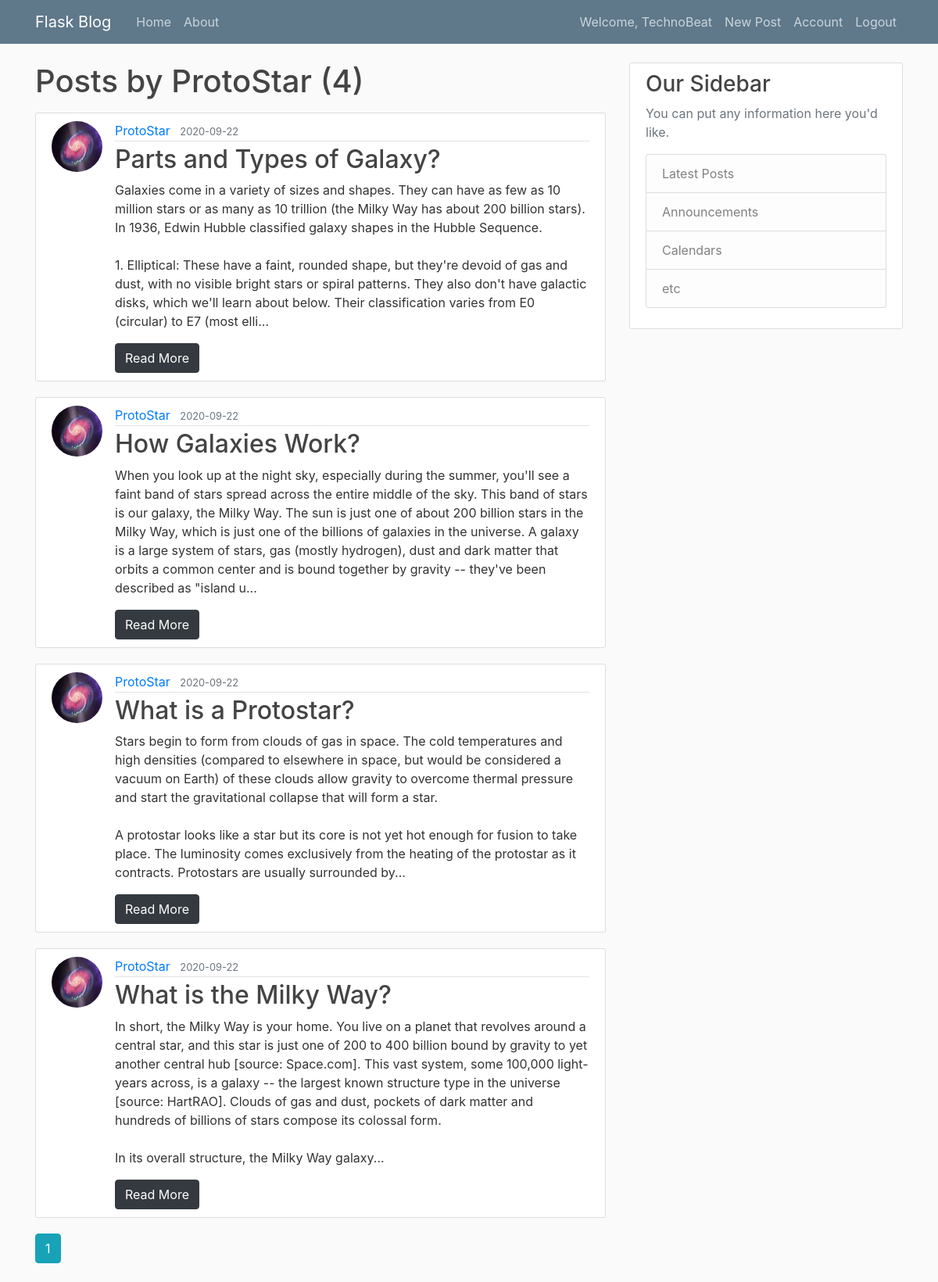
The app's page /user/ProtoStar (signed in) with its own data.
### flaskblog/models.py (models this page shows, shortened)
class User(db.Model, UserMixin):
    id = db.Column(db.Integer, primary_key=True)
    username = db.Column(db.String(20), unique=True, nullable=False)
    email = db.Column(db.String(120), unique=True, nullable=False)
    image_file = db.Column(db.String(20), nullable=False, default='default.jpg')
    password = db.Column(db.String(60), nullable=False)
    posts = db.relationship('Post', backref='author', lazy=True)

class Post(db.Model):
    id = db.Column(db.Integer, primary_key=True)
    title = db.Column(db.String(100), nullable=False)
    date_posted = db.Column(db.DateTime, nullable=False, default=datetime.utcnow)
    content = db.Column(db.Text, nullable=False)
    user_id = db.Column(db.Integer, db.ForeignKey('user.id'), nullable=False)

### flaskblog/users/routes.py (the view)
@users.route("/user/<string:username>")
def user_posts(username):
	page = request.args.get('page',1, type=int)
	user = User.query.filter_by(username=username).first_or_404()
	posts = Post.query.filter_by(author=user).order_by(Post.date_posted.desc()).paginate(page=page, per_page=5)
	return render_template('user_posts.html', posts=posts, user=user)

### flaskblog/models.py (called while the page is built)
@login_manager.user_loader
def load_user(user_id):
    return User.query.get(int(user_id))

### flaskblog/templates/user_posts.html
{% extends "layout.html" %}
{% block content %}
	<h1 class = "mb-3">Posts by {{ user.username }} ({{ posts.total }})</h1>
	{% for post in posts.items %}
		<article class="media content-section">
			<img class="rounded-circle article-img" src="{{ url_for('static', filename='profile_pics/' + post.author.image_file) }}">
		  <div class="media-body">
		    <div class="article-metadata">
		      <a class="mr-2" href="{{ url_for('users.user_posts', username=post.author.username) }}">{{ post.author.username }}</a>
		      <small class="text-muted">{{ post.date_posted.strftime('%Y-%m-%d') }}</small>
		    </div>
		    <h2><a class="article-title" href="{{ url_for('posts.post', post_id=post.id) }}">{{ post.title }}</a></h2>
		    <p class="article-content">{{ post.content[0:500] }}...</p>
		    <a class = "btn btn-dark" href="{{ url_for('posts.post', post_id=post.id ) }}">Read More</a>
		  </div>
		</article>
	{% endfor %}
	{% for page_num in posts.iter_pages(left_edge=1, right_edge=1, left_current = 1, right_current = 2) %}
		{% if page_num %}
			{% if posts.page == page_num %}
				<a class="btn btn-info mb-4" href="{{url_for('users.user_posts', username=user.username, page=page_num)}}">{{ page_num }}</a>
			{% else %}
				<a class="btn btn-outline-info mb-4" href="{{url_for('users.user_posts', username=user.username, page=page_num)}}">{{ page_num }}</a>
			{% endif %}
		{% else %}
			...
		{% endif %}
	{% endfor %}
{% endblock content %}

### flaskblog/templates/layout.html (shortened to what this page needs)
<!DOCTYPE html>
<html>
<head>
    <link rel="stylesheet" href="https://stackpath.bootstrapcdn.com/bootstrap/4.3.1/css/bootstrap.min.css">
    <link rel="stylesheet" type="text/css" href="{{ url_for('static', filename='main.css') }}">
</head>
<body>
	<header class="site-header">
	  <nav class="navbar navbar-expand-md navbar-dark bg-steel fixed-top">
	    <div class="container">
	      <a class="navbar-brand mr-4" href="/">Flask Blog</a>
	      <div class="collapse navbar-collapse" id="navbarToggle">
	        <div class="navbar-nav mr-auto">
	          <a class="nav-item nav-link" href="{{ url_for('main.home') }}">Home</a>
	          <a class="nav-item nav-link" href="{{ url_for('main.about') }}">About</a>
	        </div>
	        <div class="navbar-nav">
	        	{% if current_user.is_authenticated %}
	        		<a class="nav-item nav-link" href="#">Welcome, {{current_user.username}}</a>
	        		<a class="nav-item nav-link" href="{{ url_for('posts.new_post') }}">New Post</a>
	        		<a class="nav-item nav-link" href="{{ url_for('users.account') }}">Account</a>
	        		<a class="nav-item nav-link" href="{{ url_for('users.logout') }}">Logout</a>
	        	{% else %}
	        		<a class="nav-item nav-link" href="#">Welcome, Guest</a>
	          		<a class="nav-item nav-link" href="{{ url_for('users.login') }}">Login</a>
	          		<a class="nav-item nav-link" href="{{ url_for('users.register') }}">Register</a>
	          	{% endif %}
	        </div>
	      </div>
	    </div>
	  </nav>
	</header>
	<main role="main" class="container">
	  <div class="row">
	    <div class="col-md-8">
	      {% block content %}{% endblock %}
	    </div>
	    <div class="col-md-4">
	      <div class="content-section">
	        <h3>Our Sidebar</h3>
	        <p class='text-muted'>You can put any information here you'd like.
	          <ul class="list-group">
	            <li class="list-group-item list-group-item-light">Latest Posts</li>
	            <li class="list-group-item list-group-item-light">Announcements</li>
	            <li class="list-group-item list-group-item-light">Calendars</li>
	            <li class="list-group-item list-group-item-light">etc</li>
	          </ul>
	        </p>
	      </div>
	    </div>
	  </div>
	</main>
</body>
</html>

### flaskblog/static/main.css (style rules this page uses)
body { background: #fafafa; color: #333333; margin-top: 5rem; }
h1, h2, h3, h4, h5, h6 { color: #444444; }
.bg-steel { background-color: #5f788a; }
.site-header .navbar-nav .nav-link { color: #cbd5db; }
.content-section { background: #ffffff; padding: 10px 20px; border: 1px solid #dddddd; border-radius: 3px; margin-bottom: 20px; }
.article-title { color: #444444; }
.article-content { white-space: pre-line; }
.article-img { height: 65px; width: 65px; margin-right: 16px; }
.article-metadata { padding-bottom: 1px; margin-bottom: 4px; border-bottom: 1px solid #e3e3e3 }

### records on screen
User: username "TechnoBeat"
User: username "ProtoStar"
Post: image_file (picture), author.username "ProtoStar", date_posted "2020-09-22", title "Parts and Types of Galaxy?", content "Galaxies come in a variety of sizes and shapes. They can have as few as 10 million stars or as many as 10 trillion (the Milky Way has about 200 billion stars). In 1936, Edwin Hubble classified galaxy shapes in the Hubble Sequence. 1. Elliptical: These have a faint, rounded shape, but they're devoid of gas and dust, with no visible bright stars or spiral patterns. They also don't have galactic disks, which we'll learn about below. Their classification varies from E0 (circular) to E7 (most elli"
Post: image_file (picture), author.username "ProtoStar", date_posted "2020-09-22", title "How Galaxies Work?", content "When you look up at the night sky, especially during the summer, you'll see a faint band of stars spread across the entire middle of the sky. This band of stars is our galaxy, the Milky Way. The sun is just one of about 200 billion stars in the Milky Way, which is just one of the billions of galaxies in the universe. A galaxy is a large system of stars, gas (mostly hydrogen), dust and dark matter that orbits a common center and is bound together by gravity -- they've been describe­d as \"island u"
Post: image_file (picture), author.username "ProtoStar", date_posted "2020-09-22", title "What is a Protostar?", content "Stars begin to form from clouds of gas in space. The cold temperatures and high densities (compared to elsewhere in space, but would be considered a vacuum on Earth) of these clouds allow gravity to overcome thermal pressure and start the gravitational collapse that will form a star. A protostar looks like a star but its core is not yet hot enough for fusion to take place. The luminosity comes exclusively from the heating of the protostar as it contracts. Protostars are usually surrounded by"
Post: image_file (picture), author.username "ProtoStar", date_posted "2020-09-22", title "What is the Milky Way?", content "In short, the Milky Way is your home. You live on a planet that revolves around a central star, and this star is just one of 200 to 400 billion bound by gravity to yet another central hub [source: Space.com]. This vast system, some 100,000 light-years across, is a galaxy -- the largest known structure type in the universe [source: HartRAO]. Clouds of gas and dust, pockets of dark matter and hundreds of billions of stars compose its colossal form. In its overall structure, the Milky Way galaxy"

### other values on screen
{{ posts.total }} "4"
{{ page_num }} "1"
